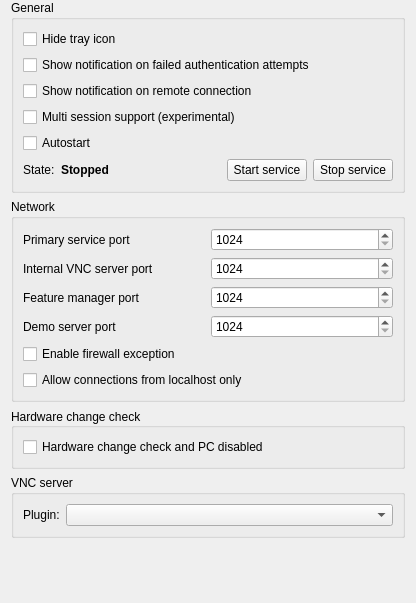
<?xml version="1.0" encoding="UTF-8"?>
<ui version="4.0">
 <class>ServiceConfigurationPage</class>
 <widget class="QWidget" name="ServiceConfigurationPage">
  <property name="geometry">
   <rect>
    <x>0</x>
    <y>0</y>
    <width>416</width>
    <height>603</height>
   </rect>
  </property>
  <property name="windowTitle">
   <string notr="true">Form</string>
  </property>
  <layout class="QVBoxLayout" name="verticalLayout_2">
   <property name="topMargin">
    <number>0</number>
   </property>
   <property name="bottomMargin">
    <number>0</number>
   </property>
   <item>
    <widget class="QGroupBox" name="groupBox_3">
     <property name="title">
      <string>General</string>
     </property>
     <layout class="QGridLayout" name="gridLayout_12">
      <item row="2" column="0" colspan="5">
       <widget class="QCheckBox" name="remoteConnectionNotificationsEnabled">
        <property name="text">
         <string>Show notification on remote connection</string>
        </property>
       </widget>
      </item>
      <item row="1" column="0" colspan="5">
       <widget class="QCheckBox" name="failedAuthenticationNotificationsEnabled">
        <property name="text">
         <string>Show notification on failed authentication attempts</string>
        </property>
       </widget>
      </item>
      <item row="0" column="0" colspan="5">
       <widget class="QCheckBox" name="isTrayIconHidden">
        <property name="text">
         <string>Hide tray icon</string>
        </property>
       </widget>
      </item>
      <item row="5" column="0">
       <widget class="QLabel" name="label_16">
        <property name="text">
         <string>State:</string>
        </property>
       </widget>
      </item>
      <item row="5" column="3">
       <widget class="QPushButton" name="startService">
        <property name="text">
         <string>Start service</string>
        </property>
        <property name="icon">
         <iconset resource="../resources/configurator.qrc">
          <normaloff>:/configurator/media-playback-start.png</normaloff>:/configurator/media-playback-start.png</iconset>
        </property>
       </widget>
      </item>
      <item row="4" column="0" colspan="5">
       <widget class="QCheckBox" name="autostartService">
        <property name="text">
         <string>Autostart</string>
        </property>
       </widget>
      </item>
      <item row="3" column="0" colspan="5">
       <widget class="QCheckBox" name="isMultiSessionServiceEnabled">
        <property name="toolTip">
         <string>Enabling this option will make the service launch a server process for every interactive session on a computer.
Typically this is required to support terminal servers.</string>
        </property>
        <property name="text">
         <string>Multi session support (experimental)</string>
        </property>
       </widget>
      </item>
      <item row="5" column="4">
       <widget class="QPushButton" name="stopService">
        <property name="text">
         <string>Stop service</string>
        </property>
        <property name="icon">
         <iconset resource="../resources/configurator.qrc">
          <normaloff>:/configurator/media-playback-stop.png</normaloff>:/configurator/media-playback-stop.png</iconset>
        </property>
       </widget>
      </item>
      <item row="5" column="2">
       <spacer name="horizontalSpacer_9">
        <property name="orientation">
         <enum>Qt::Horizontal</enum>
        </property>
        <property name="sizeHint" stdset="0">
         <size>
          <width>40</width>
          <height>20</height>
         </size>
        </property>
       </spacer>
      </item>
      <item row="5" column="1">
       <widget class="QLabel" name="serviceState">
        <property name="font">
         <font>
          <weight>75</weight>
          <bold>true</bold>
         </font>
        </property>
        <property name="text">
         <string>Stopped</string>
        </property>
       </widget>
      </item>
     </layout>
    </widget>
   </item>
   <item>
    <widget class="QGroupBox" name="networkGroupBox">
     <property name="title">
      <string>Network</string>
     </property>
     <layout class="QGridLayout" name="gridLayout_11">
      <item row="2" column="1">
       <widget class="QSpinBox" name="featureWorkerManagerPort">
        <property name="minimum">
         <number>1024</number>
        </property>
        <property name="maximum">
         <number>65535</number>
        </property>
       </widget>
      </item>
      <item row="3" column="0">
       <widget class="QLabel" name="label_13">
        <property name="text">
         <string>Demo server port</string>
        </property>
       </widget>
      </item>
      <item row="0" column="1">
       <widget class="QSpinBox" name="primaryServicePort">
        <property name="minimum">
         <number>1024</number>
        </property>
        <property name="maximum">
         <number>65535</number>
        </property>
       </widget>
      </item>
      <item row="2" column="0">
       <widget class="QLabel" name="label_14">
        <property name="text">
         <string>Feature manager port</string>
        </property>
       </widget>
      </item>
      <item row="0" column="0">
       <widget class="QLabel" name="label_12">
        <property name="text">
         <string>Primary service port</string>
        </property>
       </widget>
      </item>
      <item row="4" column="0" colspan="2">
       <widget class="QCheckBox" name="isFirewallExceptionEnabled">
        <property name="text">
         <string>Enable firewall exception</string>
        </property>
       </widget>
      </item>
      <item row="3" column="1">
       <widget class="QSpinBox" name="demoServerPort">
        <property name="minimum">
         <number>1024</number>
        </property>
        <property name="maximum">
         <number>65535</number>
        </property>
       </widget>
      </item>
      <item row="5" column="0" colspan="2">
       <widget class="QCheckBox" name="localConnectOnly">
        <property name="text">
         <string>Allow connections from localhost only</string>
        </property>
       </widget>
      </item>
      <item row="1" column="0">
       <widget class="QLabel" name="label_15">
        <property name="text">
         <string>Internal VNC server port</string>
        </property>
       </widget>
      </item>
      <item row="1" column="1">
       <widget class="QSpinBox" name="vncServerPort">
        <property name="minimum">
         <number>1024</number>
        </property>
        <property name="maximum">
         <number>65535</number>
        </property>
       </widget>
      </item>
     </layout>
    </widget>
   </item>
   <item>
    <widget class="QGroupBox" name="groupBox_HW">
     <property name="title">
      <string>Hardware change check</string>
     </property>
     <property name="alignment">
      <set>Qt::AlignLeading|Qt::AlignLeft|Qt::AlignVCenter</set>
     </property>
     <layout class="QGridLayout" name="gridLayout_2">
      <item row="0" column="0">
       <widget class="QCheckBox" name="isHardwareChangeCheck">
        <property name="text">
         <string>Hardware change check and PC disabled</string>
        </property>
       </widget>
      </item>
     </layout>
    </widget>
   </item>
   <item>
    <widget class="QGroupBox" name="vncServerGroupBox">
     <property name="title">
      <string>VNC server</string>
     </property>
     <layout class="QVBoxLayout" name="vncServerGroupBoxLayout">
      <item>
       <layout class="QHBoxLayout" name="horizontalLayout">
        <item>
         <widget class="QLabel" name="label">
          <property name="text">
           <string>Plugin:</string>
          </property>
         </widget>
        </item>
        <item>
         <widget class="QComboBox" name="vncServerPlugin">
          <property name="sizePolicy">
           <sizepolicy hsizetype="MinimumExpanding" vsizetype="Fixed">
            <horstretch>0</horstretch>
            <verstretch>0</verstretch>
           </sizepolicy>
          </property>
         </widget>
        </item>
       </layout>
      </item>
     </layout>
    </widget>
   </item>
   <item>
    <spacer name="verticalSpacer">
     <property name="orientation">
      <enum>Qt::Vertical</enum>
     </property>
     <property name="sizeHint" stdset="0">
      <size>
       <width>20</width>
       <height>40</height>
      </size>
     </property>
    </spacer>
   </item>
  </layout>
 </widget>
 <tabstops>
  <tabstop>isTrayIconHidden</tabstop>
  <tabstop>failedAuthenticationNotificationsEnabled</tabstop>
  <tabstop>remoteConnectionNotificationsEnabled</tabstop>
  <tabstop>isMultiSessionServiceEnabled</tabstop>
  <tabstop>autostartService</tabstop>
  <tabstop>startService</tabstop>
  <tabstop>stopService</tabstop>
  <tabstop>primaryServicePort</tabstop>
  <tabstop>vncServerPort</tabstop>
  <tabstop>featureWorkerManagerPort</tabstop>
  <tabstop>demoServerPort</tabstop>
  <tabstop>isFirewallExceptionEnabled</tabstop>
  <tabstop>localConnectOnly</tabstop>
  <tabstop>vncServerPlugin</tabstop>
 </tabstops>
 <resources>
  <include location="../resources/configurator.qrc"/>
 </resources>
 <connections>
  <connection>
   <sender>vncServerPlugin</sender>
   <signal>currentIndexChanged(int)</signal>
   <receiver>ServiceConfigurationPage</receiver>
   <slot>updateVncServerPluginConfigurationWidget()</slot>
   <hints>
    <hint type="sourcelabel">
     <x>381</x>
     <y>703</y>
    </hint>
    <hint type="destinationlabel">
     <x>340</x>
     <y>484</y>
    </hint>
   </hints>
  </connection>
  <connection>
   <sender>startService</sender>
   <signal>clicked()</signal>
   <receiver>ServiceConfigurationPage</receiver>
   <slot>startService()</slot>
   <hints>
    <hint type="sourcelabel">
     <x>230</x>
     <y>118</y>
    </hint>
    <hint type="destinationlabel">
     <x>207</x>
     <y>234</y>
    </hint>
   </hints>
  </connection>
  <connection>
   <sender>stopService</sender>
   <signal>clicked()</signal>
   <receiver>ServiceConfigurationPage</receiver>
   <slot>stopService()</slot>
   <hints>
    <hint type="sourcelabel">
     <x>342</x>
     <y>118</y>
    </hint>
    <hint type="destinationlabel">
     <x>207</x>
     <y>234</y>
    </hint>
   </hints>
  </connection>
 </connections>
 <slots>
  <slot>updateVncServerPluginConfigurationWidget()</slot>
  <slot>startService()</slot>
  <slot>stopService()</slot>
 </slots>
</ui>
